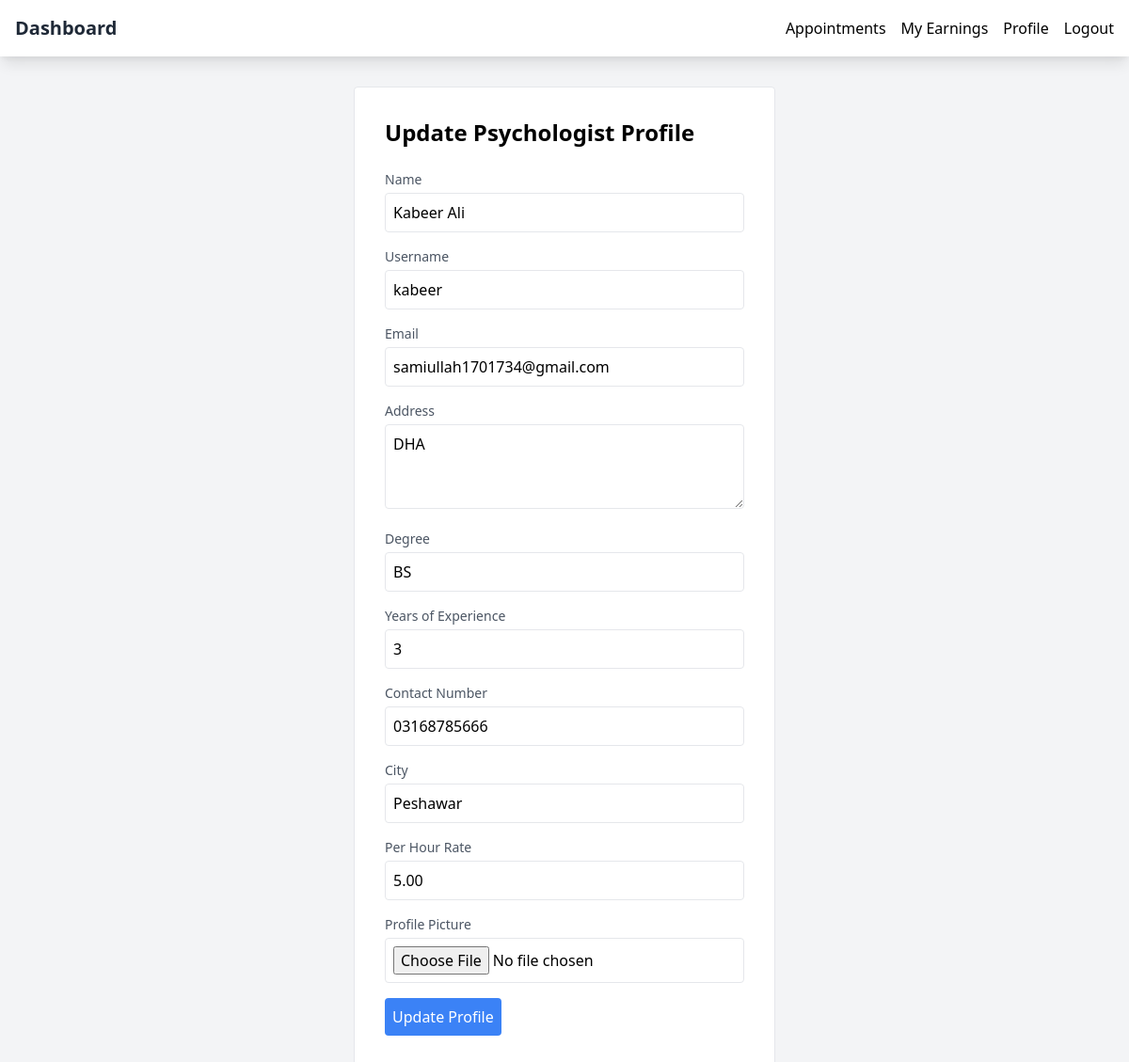
The app's page /psychologist/1/update/ (signed in) with its own data.
### talk2heal/models.py (models this page shows, shortened)
class Psychologist(models.Model):
    username = models.CharField(max_length=255, default='')
    city = models.CharField(max_length=255, default='')
    email = models.EmailField(max_length=255, default='')
    password = models.CharField(max_length=255, default='')
    name = models.CharField(max_length=255, default='')
    profile_picture = CloudinaryField('image', null=True, blank=True)
    rate = models.DecimalField(max_digits=10, decimal_places=2, default=0.0)
    years_of_experience = models.PositiveIntegerField(default=0)
    degree = models.CharField(max_length=255, default='')
    contact_number = models.CharField(max_length=15, default='')
    address = models.TextField(default='')
    account_verified_status = models.CharField(
        max_length=20,
        choices=[('pending', 'Pending'), ('failed', 'Failed'), ('verified', 'Verified')],
        default='pending'
    )
    rating = models.DecimalField(max_digits=3, decimal_places=2, default=0.0)
    groups = models.ManyToManyField(
        'auth.Group',
        related_name='psychologists',
        blank=True
    )
    user_permissions = models.ManyToManyField(
        'auth.Permission',
        related_name='psychologists_permissions',
        blank=True
    )

### talk2heal/views.py (the view, shortened to what this page needs)
# urls.py: path('psychologist/<int:psychologist_id>/update/', update_psychologist_profile, name='update_psychologist_profile'),
def update_psychologist_profile(request, psychologist_id):
    if request.session.get('is_psychologist'):
        psychologist = get_object_or_404(Psychologist, id=psychologist_id)
        return render(request, 'psychologist/update_profile.html', {'psychologist': psychologist})
    else:
        return redirect('psychologist_login')

### talk2heal/templates/psychologist/update_profile.html (shortened to what this page needs)
<!DOCTYPE html>
<html lang="en">
<head>
  <link href="https://cdn.jsdelivr.net/npm/tailwindcss@2.2.19/dist/tailwind.min.css" rel="stylesheet">
</head>
<body class="bg-gray-100">
  <nav class="bg-white shadow-lg">
    <div class="max-w-7xl mx-auto px-4">
        <div class="flex justify-between items-center py-4">
            <div>
                <a href="{% url 'psychologist_appointments' %}" class="text-xl font-bold text-gray-800">Dashboard</a>
            </div>
            <div class="hidden md:flex items-center space-x-4">
                <a href="{% url 'psychologist_appointments' %}" class="button">Appointments</a>
                <a href="{% url 'psychologist_earnings' %}" class="button">My Earnings</a>
                <a href="{% url 'psychologist_profile' %}" class="button">Profile</a>
                <a href="{% url 'psychologist_logout' %}" class="button">Logout</a>
            </div>
        </div>
    </div>
</nav>
  <div class="max-w-md mx-auto mt-8 bg-white p-8 border rounded">
    <h2 class="text-2xl font-bold mb-6">Update Psychologist Profile</h2>
    <form method="post" enctype="multipart/form-data" action="{% url 'update_psychologist_profile' psychologist.id %}">
      <div class="mb-4">
        <label for="name" class="block text-sm font-medium text-gray-600">Name</label>
        <input type="text" id="name" name="name" value="{{ psychologist.name }}"
               class="mt-1 p-2 border rounded w-full">
      </div>
      <div class="mb-4">
        <label for="username" class="block text-sm font-medium text-gray-600">Username</label>
        <input type="text" id="username" name="username" value="{{ psychologist.username }}"
               class="mt-1 p-2 border rounded w-full">
      </div>
      <div class="mb-4">
        <label for="email" class="block text-sm font-medium text-gray-600">Email</label>
        <input type="email" id="email" name="email" value="{{ psychologist.email }}"
               class="mt-1 p-2 border rounded w-full">
      </div>
      <div class="mb-4">
        <label for="address" class="block text-sm font-medium text-gray-600">Address</label>
        <textarea id="address" name="address" class="mt-1 p-2 border rounded w-full"
                  rows="3">{{ psychologist.address }}</textarea>
      </div>
      <div class="mb-4">
        <label for="degree" class="block text-sm font-medium text-gray-600">Degree</label>
        <input type="text" id="degree" name="degree" value="{{ psychologist.degree }}"
               class="mt-1 p-2 border rounded w-full">
      </div>
      <div class="mb-4">
        <label for="years_of_experience" class="block text-sm font-medium text-gray-600">Years of Experience</label>
        <input type="number" id="years_of_experience" name="years_of_experience"
               value="{{ psychologist.years_of_experience }}" class="mt-1 p-2 border rounded w-full">
      </div>
      <div class="mb-4">
        <label for="contact_number" class="block text-sm font-medium text-gray-600">Contact Number</label>
        <input type="text" id="contact_number" name="contact_number" value="{{ psychologist.contact_number }}"
               class="mt-1 p-2 border rounded w-full">
      </div>
        <div class="mb-4">
            <label for="city" class="block text-sm font-medium text-gray-600">City</label>
            <input type="text" id="city" name="city" value="{{ psychologist.city }}"
                 class="mt-1 p-2 border rounded w-full">
        </div>
        <div class="mb-4">
            <label for="rate" class="block text-sm font-medium text-gray-600">Per Hour Rate</label>
            <input type="number" id="rate" name="rate" value="{{ psychologist.rate }}"
                 class="mt-1 p-2 border rounded w-full">
        </div>
      <div class="mb-4">
        <label for="profile_picture" class="block text-sm font-medium text-gray-600">Profile Picture</label>
        <input type="file" id="profile_picture" name="profile_picture" accept="image/*"
               class="mt-1 p-2 border rounded w-full">
      </div>
      <button type="submit" class="bg-blue-500 text-white p-2 rounded">Update Profile</button>
    </form>
  </div>
</body>
</html>

### records on screen
Psychologist: name "Kabeer Ali", username "kabeer", email "samiullah1701734@gmail.com", address "DHA", degree "BS", years_of_experience "3", contact_number "03168785666", city "Peshawar", rate "5.00"
